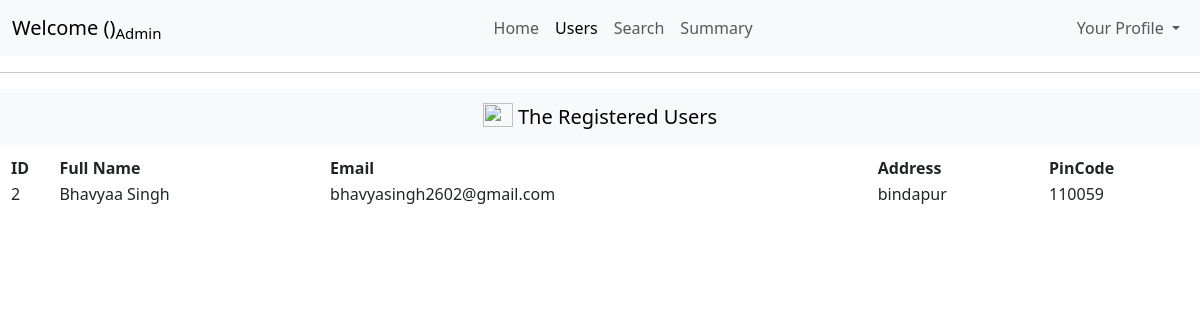
Page /admin/dashboard/users on the committed database.
### models/models.py (models this page shows)
class User(db.Model):
    id= db.Column(db.Integer(),primary_key=True)
    fullname = db.Column(db.String(50),nullable = False)
    email = db.Column(db.String(50),unique = True,nullable = False)
    password = db.Column(db.String(),nullable= False)
    address = db.Column(db.String(200),nullable=False)
    pincode = db.Column(db.Integer(),nullable= False)
    role = db.Column(db.String(10),nullable=False)
    status=db.Column(db.Integer(),nullable=False)

### controllers/controllers.py (the view)
@controllers.route("/admin/dashboard/users", methods=['GET','POST'])
def userDetails():
    getuser = User.query.filter_by(role="user")
    for i in getuser:
        print(i.pincode)
    print("executed")
    return render_template("userDetails.html",getuser=getuser)

### templates/userDetails.html (shortened to what this page needs)
<!DOCTYPE html>
<html lang="en">
<head>
    <link href="https://cdn.jsdelivr.net/npm/bootstrap@5.3.7/dist/css/bootstrap.min.css" rel="stylesheet">
</head>
<body>
    <nav class="navbar navbar-expand-lg bg-body-tertiary">
  <div class="container-fluid">
    <a class="navbar-brand " href="#">Welcome ({{session['fullname']}})<sub>Admin</sub></a>
    <div class="collapse navbar-collapse" id="navbarNavDropdown">
      <ul class="navbar-nav ms-auto">
        <li class="nav-item">
          <a class="nav-link " aria-current="page" href="/admin/dashboard">Home</a>
        </li>
        <li class="nav-item">
          <a class="nav-link active" href="#">Users</a>
        </li>
        <li class="nav-item">
          <a class="nav-link" href="/admin/dashboard/search">Search</a>
        </li>
        <li class="nav-item">
          <a class="nav-link" href="/admin/dashboard/summary">Summary</a>
        </li>
    </ul>
    <ul class="navbar-nav ms-auto">
        <li class="nav-item dropdown">
          <a class="nav-link dropdown-toggle" href="#" role="button" data-bs-toggle="dropdown" aria-expanded="false">
            Your Profile
          </a>
        </li>
      </ul>
    </div>
  </div>
</nav>
<hr>
<nav class="navbar bg-body-tertiary">
  <div class="container-fluid text-center">
    <a class="navbar-brand mx-auto " href="#">
      <img src="https://images.pexels.com/photos/1528375/pexels-photo-1528375.jpeg?_gl=1*18akve4*_ga*MTQyOTczMDU2MS4xNzUzMzU4OTQw*_ga_8JE65Q40S6*czE3NTMzNTg5MzkkbzEkZzEkdDE3NTMzNTg5NTckajQyJGwwJGgw" width="30" height="24" class="d-inline-block align-text-top" style="align-content: center;">
        The Registered Users
    </a>
 </div>
</nav>
<table style="width: 100%; margin: 10px;">
  <tr>
    <th>ID</th>
    <th>Full Name</th>
    <th>Email</th>
    <th>Address</th>
    <th>PinCode</th>
  </tr>
  {% for x in getuser%}
  <tr>
    <td>{{x.id}}</td>
    <td>{{x.fullname}}</td>
    <td>{{x.email}}</td>
    <td>{{x.address}}</td>
    <td>{{x.pincode}}</td>
  </tr>
    {% endfor %}
</table>
</body>
</html>

### rows in the picture
User: id "2", fullname "Bhavyaa Singh", email "bhavyasingh2602@gmail.com", address "bindapur", pincode "110059"
